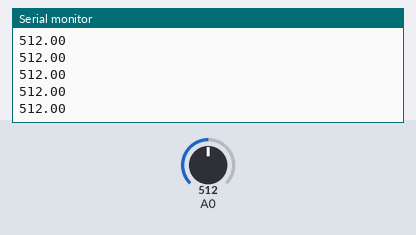
A sketch run on a simulated ESP8266 (NodeMCU). Parts: the last lines printed to the serial monitor. Inputs (shaded band) come from the test bench; at power-on: A0 = 512. WiFi joins after 1.5 s; servers stay silent unless stated.

Above: at 2.7 s.
2.8 s: A0 set to 716
At 3.5 s:
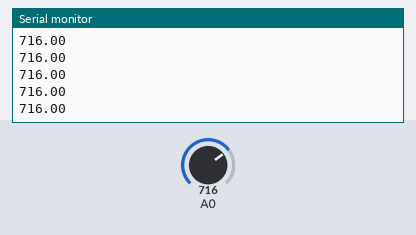
4.3 s: A0 set to 900
At 4.8 s:
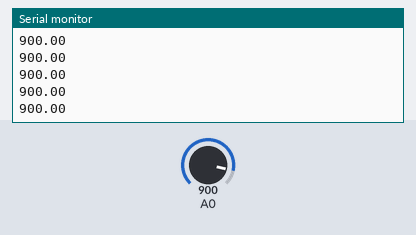
Timing chart, 0 to 7.3 s (numbered marks = the images above; inputs shaded):
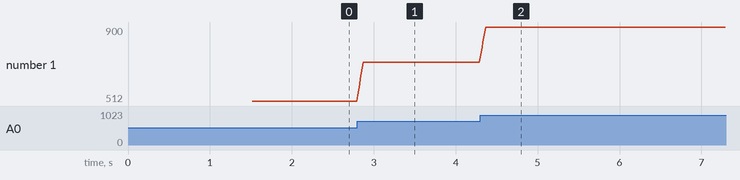

Measured:
- after the input at 2.8 s, the serial monitor: prints a new line at once (image 1)
- after the input at 4.3 s, the serial monitor: prints a new line at once (image 2)
- plotted number 1: 512 → 716 after the input at 2.8 s, 716 → 900 after the input at 4.3 s

The sketch:

UdpKindOfWorks.ino
```cpp
#include <ESP8266WiFi.h>
#include <WiFiUdp.h>
#include <RunningMedian.h>
#include <math.h>
const char* ssid = "WEATHER_STATION";
const char* password = "dupadupa";
RunningMedian samples = RunningMedian(7);

WiFiUDP Udp;
unsigned int localUdpPort = 4210;  // local port to listen on
char incomingPacket[255];  // buffer for incoming packets
char  replyPacket[] = "Hi there! Got the message :-)";  // a reply string to send back


void setup()
{

  Serial.begin(115200);
  Serial.println();

  Serial.printf("Connecting to %s ", ssid);
  WiFi.begin(ssid, password);
  while (WiFi.status() != WL_CONNECTED)
  {
    delay(500);
    Serial.print(".");
  }
  Serial.println(" connected");

  Udp.begin(localUdpPort);
  Serial.printf("Now listening at IP %s, UDP port %d\n", WiFi.localIP().toString().c_str(), localUdpPort);
 int packetSize = Udp.parsePacket();
if (packetSize)
  {
    // receive incoming UDP packets
    Serial.printf("Received %d bytes from %s, port %d\n", packetSize, Udp.remoteIP().toString().c_str(), Udp.remotePort());
    int len = Udp.read(incomingPacket, 255);
    if (len > 0)
    {
      incomingPacket[len] = 0;
    }
    Serial.printf("UDP packet contents: %s\n", incomingPacket);

    // send back a reply, to the IP address and port we got the packet from
   Udp.beginPacket(Udp.remoteIP(), Udp.remotePort());
Udp.write("recived");
Udp.endPacket();
  }
}

int s = 0;

int i = 0;
int data;
float delog;
float median;
float oldMedian;
int exorin = 0;
int testforslope;
int tester = 0;
int average =0;
int slopelength =30;
int slopecut = 7;
char t;
void loop()
{
char c[5];

String str;

str=String(testforslope);

str.toCharArray(c,5);


// data = 6;
 Udp.beginPacket(Udp.remoteIP(), Udp.remotePort());
Udp.write(c);
Udp.endPacket();
delay(10);
 data = analogRead(A0);

oldMedian = median;
samples.add(data);

Serial.println(samples.getAverage());
//average = samples.getAverage();


//Serial.print(log(data-100));
//Serial.print(", ");
//Serial.println(testforslope*100);


median = samples.getMedian();

if(median > oldMedian) exorin++;
if(median<oldMedian) exorin--;
if(tester = slopelength){
  if(exorin > slopecut){
    testforslope=1;
    exorin = 0;
    }
if(exorin <slopecut*-1){
  testforslope=-1;
  exorin = 0;
  }
  tester = 0;

//  Serial.print(125);
  //Serial.print(", ");
}
  tester++;


  //Serial.print(samples.getMedian());
//Serial.print(", ");
}
```
